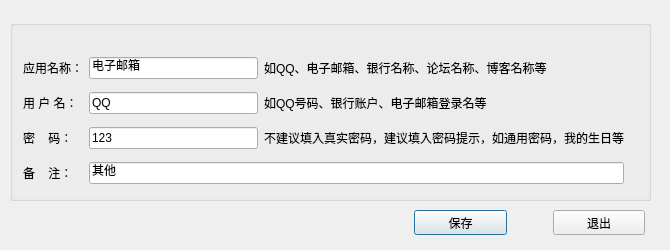
<?xml version="1.0" encoding="UTF-8"?>
<ui version="4.0">
 <class>EditAccInfoDialog</class>
 <widget class="QDialog" name="EditAccInfoDialog">
  <property name="geometry">
   <rect>
    <x>0</x>
    <y>0</y>
    <width>670</width>
    <height>250</height>
   </rect>
  </property>
  <property name="minimumSize">
   <size>
    <width>670</width>
    <height>250</height>
   </size>
  </property>
  <property name="maximumSize">
   <size>
    <width>670</width>
    <height>250</height>
   </size>
  </property>
  <property name="windowTitle">
   <string>Dialog</string>
  </property>
  <widget class="QWidget" name="layoutWidget">
   <property name="geometry">
    <rect>
     <x>414</x>
     <y>210</y>
     <width>231</width>
     <height>25</height>
    </rect>
   </property>
   <layout class="QHBoxLayout" name="horizontalLayout_2">
    <item>
     <widget class="QPushButton" name="saveBtn">
      <property name="text">
       <string>保存</string>
      </property>
     </widget>
    </item>
    <item>
     <spacer name="horizontalSpacer_2">
      <property name="orientation">
       <enum>Qt::Horizontal</enum>
      </property>
      <property name="sizeType">
       <enum>QSizePolicy::Fixed</enum>
      </property>
      <property name="sizeHint" stdset="0">
       <size>
        <width>40</width>
        <height>20</height>
       </size>
      </property>
     </spacer>
    </item>
    <item>
     <widget class="QPushButton" name="exitBtn">
      <property name="text">
       <string>退出</string>
      </property>
     </widget>
    </item>
   </layout>
  </widget>
  <widget class="QGroupBox" name="groupBox">
   <property name="geometry">
    <rect>
     <x>10</x>
     <y>20</y>
     <width>641</width>
     <height>181</height>
    </rect>
   </property>
   <property name="title">
    <string/>
   </property>
   <widget class="QWidget" name="layoutWidget_3">
    <property name="geometry">
     <rect>
      <x>13</x>
      <y>30</y>
      <width>601</width>
      <height>141</height>
     </rect>
    </property>
    <layout class="QGridLayout" name="gridLayout_2">
     <item row="0" column="0">
      <widget class="QLabel" name="label_8">
       <property name="text">
        <string>应用名称：</string>
       </property>
      </widget>
     </item>
     <item row="0" column="1">
      <widget class="QLineEdit" name="appnameEdit">
       <property name="text">
        <string>电子邮箱</string>
       </property>
      </widget>
     </item>
     <item row="0" column="2">
      <widget class="QLabel" name="label_9">
       <property name="text">
        <string>如QQ、电子邮箱、银行名称、论坛名称、博客名称等</string>
       </property>
      </widget>
     </item>
     <item row="1" column="0">
      <widget class="QLabel" name="label_10">
       <property name="text">
        <string>用 户 名：</string>
       </property>
      </widget>
     </item>
     <item row="1" column="1">
      <widget class="QLineEdit" name="usernameEdit">
       <property name="text">
        <string>QQ</string>
       </property>
      </widget>
     </item>
     <item row="1" column="2">
      <widget class="QLabel" name="label_11">
       <property name="text">
        <string>如QQ号码、银行账户、电子邮箱登录名等</string>
       </property>
      </widget>
     </item>
     <item row="2" column="0">
      <widget class="QLabel" name="label_12">
       <property name="text">
        <string>密    码：</string>
       </property>
      </widget>
     </item>
     <item row="2" column="1">
      <widget class="QLineEdit" name="pwdEdit">
       <property name="text">
        <string>123</string>
       </property>
      </widget>
     </item>
     <item row="2" column="2">
      <widget class="QLabel" name="label_13">
       <property name="text">
        <string>不建议填入真实密码，建议填入密码提示，如通用密码，我的生日等</string>
       </property>
      </widget>
     </item>
     <item row="3" column="0">
      <widget class="QLabel" name="label_14">
       <property name="text">
        <string>备    注：</string>
       </property>
      </widget>
     </item>
     <item row="3" column="1" colspan="2">
      <widget class="QLineEdit" name="commentEdit">
       <property name="text">
        <string>其他</string>
       </property>
      </widget>
     </item>
    </layout>
   </widget>
  </widget>
 </widget>
 <resources/>
 <connections/>
</ui>
